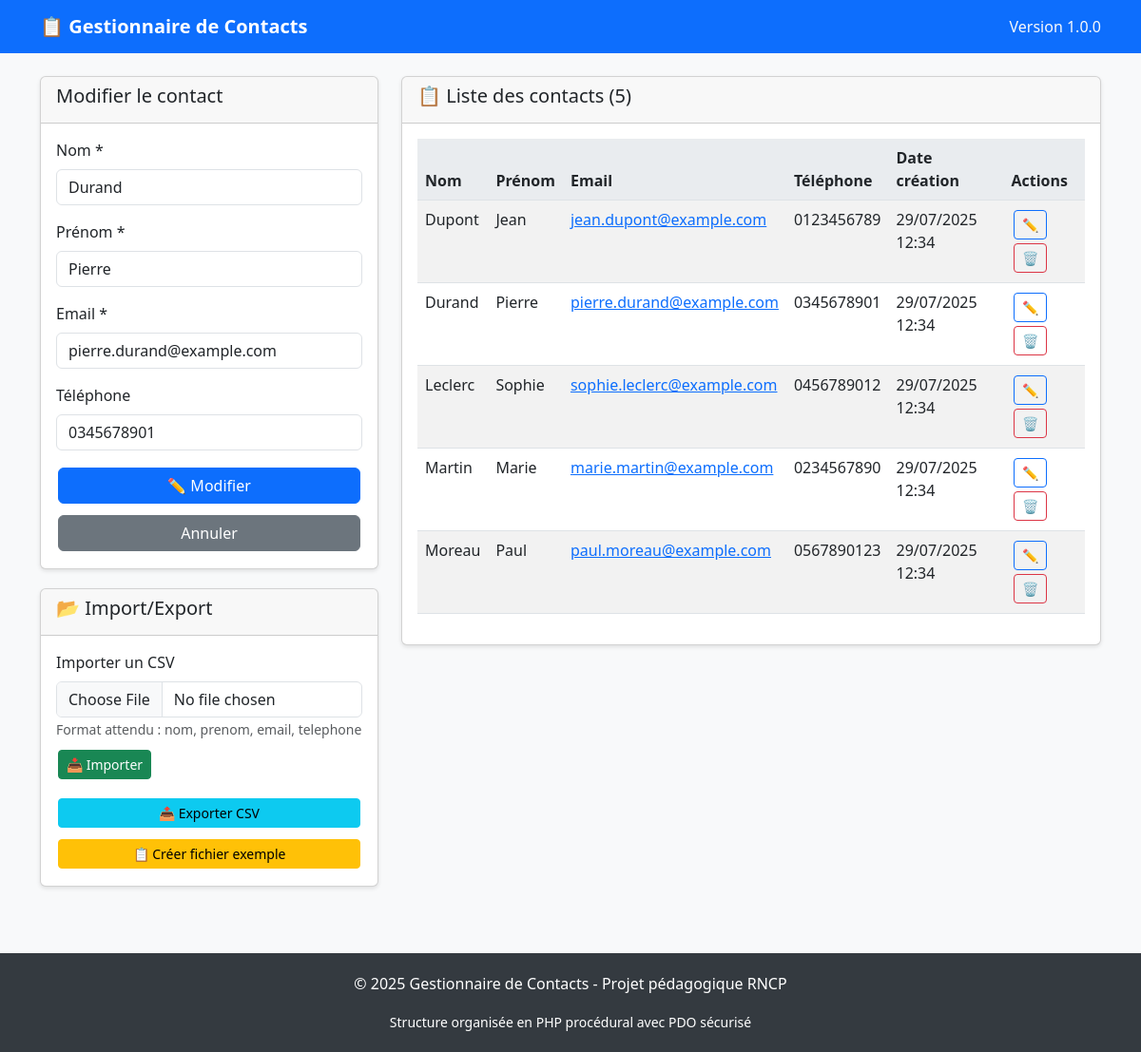
The page /index.php?action=modifier&id=3 on the database its author committed.
### tables this page shows
CREATE TABLE contacts (
    id INT(11) AUTO_INCREMENT PRIMARY KEY,
    nom VARCHAR(100) NOT NULL,
    prenom VARCHAR(100) NOT NULL,
    email VARCHAR(255) UNIQUE NOT NULL,
    telephone VARCHAR(20) DEFAULT NULL,
    date_creation DATETIME DEFAULT CURRENT_TIMESTAMP,
    date_modification DATETIME DEFAULT CURRENT_TIMESTAMP ON UPDATE CURRENT_TIMESTAMP,
    
     
    INDEX idx_nom (nom),
    INDEX idx_email (email),
    INDEX idx_date_creation (date_creation)
);

### includes/crud.php (called while the page is built, shortened)
<?php
function lireTousLesContacts()
{
    $db = connectDB();
    try {
        $sql = "SELECT * FROM contacts ORDER BY nom ASC";
        $stmt = $db->query($sql);
        return $stmt->fetchAll();
    } catch (PDOException $e) {
        echo "Erreur lecture : " . $e->getMessage();
        return false;
    }
}
function lireContactParId($id)
{
    $db = connectDB();
    try {
        $sql = "SELECT * FROM contacts WHERE id = ?";
        $stmt = $db->prepare($sql);
        $stmt->execute([$id]);
        return $stmt->fetch();
    } catch (PDOException $e) {
        echo "Erreur lecture : " . $e->getMessage();
        return false;
    }
}
function compterContacts()
{
    $db = connectDB();
    try {
        $stmt = $db->query("SELECT COUNT(*) as total FROM contacts");
        $resultat = $stmt->fetch();
        return $resultat['total'];
    } catch (PDOException $e) {
        return 0;
    }
}

### public/index.php (the view, shortened to what this page needs)
<?php
require_once '../includes/crud.php';
$action = isset($_GET['action']) ? $_GET['action'] : 'liste';
$contacts = lireTousLesContacts();
$nombre_contacts = compterContacts();
$contact_a_modifier = null;
if ($action === 'modifier' && isset($_GET['id'])) {
    $contact_a_modifier = lireContactParId($_GET['id']);
}
include '../templates/header.php';
?>
<div class="row">
    <div class="col-md-4">
        <div class="card">
            <div class="card-header">
                <h5><?php echo $action === 'modifier' ? 'Modifier le contact' : 'Ajouter un contact'; ?></h5>
            </div>
            <div class="card-body">
                <form method="POST" action="index.php?action=<?php echo $action === 'modifier' ? 'modifier&id=' . $_GET['id'] : 'ajouter'; ?>">
                    <div class="mb-3">
                        <label for="nom" class="form-label">Nom *</label>
                        <input type="text" class="form-control" id="nom" name="nom"
                            value="<?php echo $contact_a_modifier ? htmlspecialchars($contact_a_modifier['nom']) : ''; ?>" required>
                    </div>
                    <div class="mb-3">
                        <label for="prenom" class="form-label">Prénom *</label>
                        <input type="text" class="form-control" id="prenom" name="prenom"
                            value="<?php echo $contact_a_modifier ? htmlspecialchars($contact_a_modifier['prenom']) : ''; ?>" required>
                    </div>
                    <div class="mb-3">
                        <label for="email" class="form-label">Email *</label>
                        <input type="email" class="form-control" id="email" name="email"
                            value="<?php echo $contact_a_modifier ? htmlspecialchars($contact_a_modifier['email']) : ''; ?>" required>
                    </div>
                    <div class="mb-3">
                        <label for="telephone" class="form-label">Téléphone</label>
                        <input type="text" class="form-control" id="telephone" name="telephone"
                            value="<?php echo $contact_a_modifier ? htmlspecialchars($contact_a_modifier['telephone']) : ''; ?>">
                    </div>
                    <div class="d-grid gap-2">
                        <button type="submit" class="btn btn-primary">
                            <?php echo $action === 'modifier' ? '✏️ Modifier' : '➕ Ajouter'; ?>
                        </button>
                        <?php if ($action === 'modifier'): ?>
                            <a href="index.php" class="btn btn-secondary">Annuler</a>
                        <?php endif; ?>
                    </div>
                </form>
            </div>
        </div>
        <div class="card">
            <div class="card-header">
                <h5>📂 Import/Export</h5>
            </div>
            <div class="card-body">
                <form method="POST" action="index.php?action=importer" enctype="multipart/form-data" class="mb-3">
                    <div class="mb-2">
                        <label for="fichier_csv" class="form-label">Importer un CSV</label>
                        <input type="file" class="form-control" id="fichier_csv" name="fichier_csv" accept=".csv" required>
                        <small class="text-muted">Format attendu : nom, prenom, email, telephone</small>
                    </div>
                    <button type="submit" class="btn btn-success btn-sm">📥 Importer</button>
                </form>
                <div class="d-grid gap-2">
                    <a href="index.php?action=exporter" class="btn btn-info btn-sm">📤 Exporter CSV</a>
                    <a href="index.php?action=creer_exemple" class="btn btn-warning btn-sm">📋 Créer fichier exemple</a>
                </div>
            </div>
        </div>
    </div>
    <div class="col-md-8">
        <div class="card">
            <div class="card-header d-flex justify-content-between align-items-center">
                <h5>📋 Liste des contacts (<?php echo $nombre_contacts; ?>)</h5>
            </div>
            <div class="card-body">
                <?php if ($contacts && count($contacts) > 0): ?>
                    <div class="table-responsive">
                        <table class="table table-striped table-hover">
                            <thead>
                                <tr>
                                    <th>Nom</th>
                                    <th>Prénom</th>
                                    <th>Email</th>
                                    <th>Téléphone</th>
                                    <th>Date création</th>
                                    <th>Actions</th>
                                </tr>
                            </thead>
                            <tbody>
                                <?php foreach ($contacts as $contact): ?>
                                    <tr>
                                        <td><?php echo htmlspecialchars($contact['nom']); ?></td>
                                        <td><?php echo htmlspecialchars($contact['prenom']); ?></td>
                                        <td>
                                            <a href="mailto:<?php echo htmlspecialchars($contact['email']); ?>">
                                                <?php echo htmlspecialchars($contact['email']); ?>
                                            </a>
                                        </td>
                                        <td><?php echo htmlspecialchars($contact['telephone']); ?></td>
                                        <td><?php echo date('d/m/Y H:i', strtotime($contact['date_creation'])); ?></td>
                                        <td>
                                            <a href="index.php?action=modifier&id=<?php echo $contact['id']; ?>"
                                                class="btn btn-sm btn-outline-primary" title="Modifier">
                                                ✏️
                                            </a>
                                            <a href="index.php?action=supprimer&id=<?php echo $contact['id']; ?>"
                                                class="btn btn-sm btn-outline-danger" title="Supprimer"
                                                onclick="return confirmerSuppression('<?php echo htmlspecialchars($contact['nom']); ?>', '<?php echo htmlspecialchars($contact['prenom']); ?>')">
                                                🗑️
                                            </a>
                                        </td>
                                    </tr>
                                <?php endforeach; ?>
                            </tbody>
                        </table>
                    </div>
                <?php endif; ?>
            </div>
        </div>
    </div>
</div>
<?php
include '../templates/footer.php';
?>

### templates/header.php (style rules this page uses)
body { background-color: #f8f9fa; }
.card { box-shadow: 0 2px 4px rgba(0, 0, 0, 0.1); margin-bottom: 20px; }
.btn { margin: 2px; }
.table th { background-color: #e9ecef; }

### rows shown on the page
contacts: nom "Durand", prenom "Pierre", email "pierre.durand@example.com", telephone "0345678901", date_creation "29/07/2025 12:34"
contacts: nom "Dupont", prenom "Jean", email "jean.dupont@example.com", telephone "0123456789", date_creation "29/07/2025 12:34"
contacts: nom "Leclerc", prenom "Sophie", email "sophie.leclerc@example.com", telephone "0456789012", date_creation "29/07/2025 12:34"
contacts: nom "Martin", prenom "Marie", email "marie.martin@example.com", telephone "0234567890", date_creation "29/07/2025 12:34"
contacts: nom "Moreau", prenom "Paul", email "paul.moreau@example.com", telephone "0567890123", date_creation "29/07/2025 12:34"

### other values the page prints
APP_NAME "Gestionnaire de Contacts"
APP_VERSION "1.0.0"
$nombre_contacts "5"
